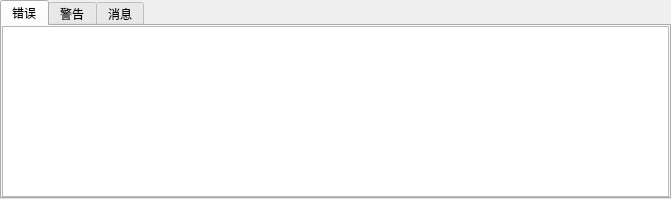
<?xml version="1.0" encoding="UTF-8"?>
<ui version="4.0">
 <class>LogUI</class>
 <widget class="QWidget" name="LogUI">
  <property name="geometry">
   <rect>
    <x>0</x>
    <y>0</y>
    <width>671</width>
    <height>199</height>
   </rect>
  </property>
  <property name="windowTitle">
   <string>LogUI</string>
  </property>
  <layout class="QHBoxLayout" name="horizontalLayout">
   <property name="leftMargin">
    <number>0</number>
   </property>
   <property name="topMargin">
    <number>0</number>
   </property>
   <property name="rightMargin">
    <number>0</number>
   </property>
   <property name="bottomMargin">
    <number>0</number>
   </property>
   <item>
    <widget class="QTabWidget" name="msgEdt">
     <property name="tabPosition">
      <enum>QTabWidget::North</enum>
     </property>
     <property name="tabShape">
      <enum>QTabWidget::Rounded</enum>
     </property>
     <property name="currentIndex">
      <number>0</number>
     </property>
     <property name="elideMode">
      <enum>Qt::ElideNone</enum>
     </property>
     <widget class="QWidget" name="tab">
      <attribute name="title">
       <string>错误</string>
      </attribute>
      <layout class="QHBoxLayout" name="horizontalLayout_2">
       <property name="leftMargin">
        <number>0</number>
       </property>
       <property name="topMargin">
        <number>0</number>
       </property>
       <property name="rightMargin">
        <number>0</number>
       </property>
       <property name="bottomMargin">
        <number>0</number>
       </property>
       <item>
        <widget class="QPlainTextEdit" name="errorEdt"/>
       </item>
      </layout>
     </widget>
     <widget class="QWidget" name="tab_2">
      <attribute name="title">
       <string>警告</string>
      </attribute>
      <layout class="QHBoxLayout" name="horizontalLayout_3">
       <property name="leftMargin">
        <number>0</number>
       </property>
       <property name="topMargin">
        <number>0</number>
       </property>
       <property name="rightMargin">
        <number>0</number>
       </property>
       <property name="bottomMargin">
        <number>0</number>
       </property>
       <item>
        <widget class="QPlainTextEdit" name="warnEdt"/>
       </item>
      </layout>
     </widget>
     <widget class="QWidget" name="tab_3">
      <attribute name="title">
       <string>消息</string>
      </attribute>
      <layout class="QHBoxLayout" name="horizontalLayout_4">
       <property name="leftMargin">
        <number>0</number>
       </property>
       <property name="topMargin">
        <number>0</number>
       </property>
       <property name="rightMargin">
        <number>0</number>
       </property>
       <property name="bottomMargin">
        <number>0</number>
       </property>
       <item>
        <widget class="QPlainTextEdit" name="infEdt"/>
       </item>
      </layout>
     </widget>
    </widget>
   </item>
  </layout>
 </widget>
 <layoutdefault spacing="6" margin="11"/>
 <resources/>
 <connections/>
</ui>
